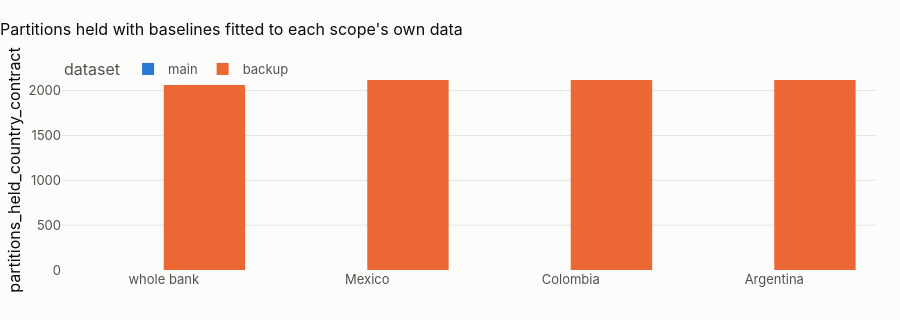

The notebook cell saved with this chart:
### Markdown cell above
## 3 · Would the platform accept the backup? The contract and the breaker

### Code cell
ctr = read("contract")
show(ctr.drop(columns="country").set_index(["scope", "dataset"]), paging=False)
fig = px.bar(
    ctr,
    x="scope",
    y="partitions_held_country_contract",
    color="dataset",
    barmode="group",
    title="Partitions held with baselines fitted to each scope's own data",
)
fig.update_layout(height=320, xaxis_title=None)
fig.show()
rec = read("reconciliation")
show(
    rec[rec.country == "ALL"]
    .drop(columns=["country", "scope"])
    .set_index(["dataset", "table_name"]),
    paging=False,
)

### Figure 1 — Plotly figure (JSON) as saved in the notebook; plotly's stock layout.template omitted (floating-point values rounded to 4 significant figures)
{"data": [{"alignmentgroup": "True", "hovertemplate": "dataset=main<br>scope=%{x}<br>partitions_held_country_contract=%{y}<extra></extra>", "legendgroup": "main", "marker": {"color": "#2a78d6", "pattern": {"shape": ""}}, "name": "main", "offsetgroup": "main", "orientation": "v", "showlegend": true, "textposition": "auto", "type": "bar", "x": ["whole bank", "Mexico", "Colombia", "Argentina"], "xaxis": "x", "y": [0, 0, 0, 0], "yaxis": "y"}, {"alignmentgroup": "True", "hovertemplate": "dataset=backup<br>scope=%{x}<br>partitions_held_country_contract=%{y}<extra></extra>", "legendgroup": "backup", "marker": {"color": "#eb6834", "pattern": {"shape": ""}}, "name": "backup", "offsetgroup": "backup", "orientation": "v", "showlegend": true, "textposition": "auto", "type": "bar", "x": ["whole bank", "Mexico", "Colombia", "Argentina"], "xaxis": "x", "y": [2118, 2118, 2118, 2118], "yaxis": "y"}], "layout": {"barmode": "group", "height": 320, "legend": {"title": {"text": "dataset"}, "tracegroupgap": 0}, "title": {"text": "Partitions held with baselines fitted to each scope's own data"}, "xaxis": {"anchor": "y", "domain": [0.0, 1.0], "title": {}}, "yaxis": {"anchor": "x", "domain": [0.0, 1.0], "title": {"text": "partitions_held_country_contract"}}}}
